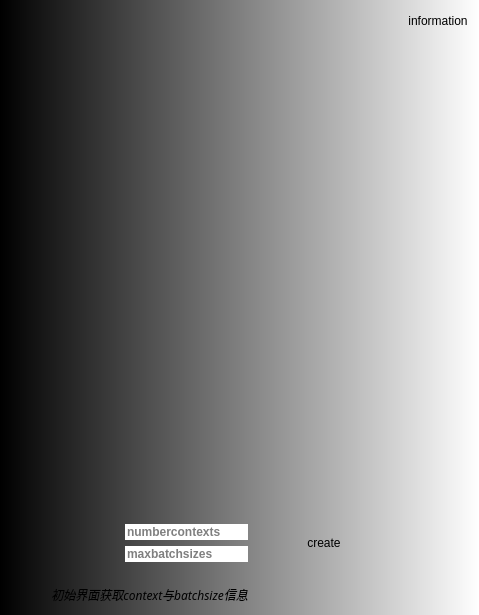
<?xml version="1.0" encoding="UTF-8"?>
<ui version="4.0">
 <class>Form</class>
 <widget class="QWidget" name="Form">
  <property name="geometry">
   <rect>
    <x>0</x>
    <y>0</y>
    <width>479</width>
    <height>615</height>
   </rect>
  </property>
  <property name="windowTitle">
   <string>Form</string>
  </property>
  <property name="styleSheet">
   <string notr="true">QWidget {
	background-color: qlineargradient(spread:pad, x1:0, y1:0, x2:1, y2:0, stop:0 rgba(0, 0, 0, 255), stop:1 rgba(255, 255, 255, 255));
}</string>
  </property>
  <layout class="QVBoxLayout" name="verticalLayout_2">
   <item>
    <widget class="QWidget" name="topwidget" native="true">
     <property name="layoutDirection">
      <enum>Qt::RightToLeft</enum>
     </property>
     <property name="styleSheet">
      <string notr="true">* {
    background: none;
    border: none;
    color: palette(text);
}</string>
     </property>
     <layout class="QVBoxLayout" name="verticalLayout_3">
      <property name="leftMargin">
       <number>0</number>
      </property>
      <property name="topMargin">
       <number>0</number>
      </property>
      <property name="rightMargin">
       <number>0</number>
      </property>
      <property name="bottomMargin">
       <number>0</number>
      </property>
      <item>
       <widget class="QWidget" name="widget" native="true">
        <property name="maximumSize">
         <size>
          <width>16777215</width>
          <height>136</height>
         </size>
        </property>
        <layout class="QHBoxLayout" name="horizontalLayout">
         <property name="leftMargin">
          <number>0</number>
         </property>
         <property name="topMargin">
          <number>0</number>
         </property>
         <property name="rightMargin">
          <number>0</number>
         </property>
         <property name="bottomMargin">
          <number>0</number>
         </property>
         <item>
          <widget class="QPushButton" name="informationbutton">
           <property name="text">
            <string>information</string>
           </property>
          </widget>
         </item>
         <item>
          <spacer name="horizontalSpacer_5">
           <property name="orientation">
            <enum>Qt::Horizontal</enum>
           </property>
           <property name="sizeHint" stdset="0">
            <size>
             <width>40</width>
             <height>20</height>
            </size>
           </property>
          </spacer>
         </item>
        </layout>
       </widget>
      </item>
      <item>
       <spacer name="verticalSpacer_2">
        <property name="orientation">
         <enum>Qt::Vertical</enum>
        </property>
        <property name="sizeType">
         <enum>QSizePolicy::Minimum</enum>
        </property>
        <property name="sizeHint" stdset="0">
         <size>
          <width>20</width>
          <height>20</height>
         </size>
        </property>
       </spacer>
      </item>
      <item>
       <widget class="QWidget" name="widget" native="true">
        <property name="sizePolicy">
         <sizepolicy hsizetype="Preferred" vsizetype="Expanding">
          <horstretch>0</horstretch>
          <verstretch>0</verstretch>
         </sizepolicy>
        </property>
        <layout class="QHBoxLayout" name="horizontalLayout_2">
         <property name="spacing">
          <number>0</number>
         </property>
         <property name="leftMargin">
          <number>0</number>
         </property>
         <property name="topMargin">
          <number>0</number>
         </property>
         <property name="rightMargin">
          <number>0</number>
         </property>
         <property name="bottomMargin">
          <number>0</number>
         </property>
         <item>
          <widget class="QLabel" name="versionlabel">
           <property name="sizePolicy">
            <sizepolicy hsizetype="Preferred" vsizetype="Preferred">
             <horstretch>0</horstretch>
             <verstretch>0</verstretch>
            </sizepolicy>
           </property>
           <property name="minimumSize">
            <size>
             <width>400</width>
             <height>400</height>
            </size>
           </property>
           <property name="styleSheet">
            <string notr="true">QLabel {

}</string>
           </property>
           <property name="text">
            <string/>
           </property>
           <property name="pixmap">
            <pixmap>9357-CuXJvW.jpg</pixmap>
           </property>
           <property name="scaledContents">
            <bool>true</bool>
           </property>
           <property name="wordWrap">
            <bool>true</bool>
           </property>
          </widget>
         </item>
        </layout>
       </widget>
      </item>
      <item>
       <spacer name="verticalSpacer">
        <property name="orientation">
         <enum>Qt::Vertical</enum>
        </property>
        <property name="sizeType">
         <enum>QSizePolicy::Minimum</enum>
        </property>
        <property name="sizeHint" stdset="0">
         <size>
          <width>20</width>
          <height>20</height>
         </size>
        </property>
       </spacer>
      </item>
      <item>
       <widget class="QWidget" name="widget_3" native="true">
        <property name="sizePolicy">
         <sizepolicy hsizetype="Minimum" vsizetype="Preferred">
          <horstretch>0</horstretch>
          <verstretch>0</verstretch>
         </sizepolicy>
        </property>
        <layout class="QHBoxLayout" name="horizontalLayout_4">
         <item>
          <spacer name="horizontalSpacer_6">
           <property name="orientation">
            <enum>Qt::Horizontal</enum>
           </property>
           <property name="sizeHint" stdset="0">
            <size>
             <width>40</width>
             <height>20</height>
            </size>
           </property>
          </spacer>
         </item>
         <item>
          <widget class="QFrame" name="frame_4">
           <layout class="QHBoxLayout" name="horizontalLayout_5">
            <item>
             <widget class="QToolButton" name="toolButton_2">
              <property name="sizePolicy">
               <sizepolicy hsizetype="Fixed" vsizetype="Fixed">
                <horstretch>0</horstretch>
                <verstretch>0</verstretch>
               </sizepolicy>
              </property>
              <property name="minimumSize">
               <size>
                <width>60</width>
                <height>0</height>
               </size>
              </property>
              <property name="text">
               <string>create</string>
              </property>
             </widget>
            </item>
            <item>
             <spacer name="horizontalSpacer_4">
              <property name="orientation">
               <enum>Qt::Horizontal</enum>
              </property>
              <property name="sizeHint" stdset="0">
               <size>
                <width>40</width>
                <height>20</height>
               </size>
              </property>
             </spacer>
            </item>
            <item>
             <layout class="QVBoxLayout" name="verticalLayout">
              <item>
               <widget class="QLineEdit" name="lineEdit">
                <property name="minimumSize">
                 <size>
                  <width>40</width>
                  <height>0</height>
                 </size>
                </property>
                <property name="font">
                 <font>
                  <weight>75</weight>
                  <italic>false</italic>
                  <bold>true</bold>
                 </font>
                </property>
                <property name="text">
                 <string/>
                </property>
                <property name="placeholderText">
                 <string>numbercontexts</string>
                </property>
               </widget>
              </item>
              <item>
               <widget class="QLineEdit" name="lineEdit_2">
                <property name="font">
                 <font>
                  <weight>75</weight>
                  <italic>false</italic>
                  <bold>true</bold>
                 </font>
                </property>
                <property name="text">
                 <string/>
                </property>
                <property name="placeholderText">
                 <string>maxbatchsizes</string>
                </property>
                <property name="cursorMoveStyle">
                 <enum>Qt::LogicalMoveStyle</enum>
                </property>
               </widget>
              </item>
             </layout>
            </item>
           </layout>
          </widget>
         </item>
         <item>
          <spacer name="horizontalSpacer_7">
           <property name="orientation">
            <enum>Qt::Horizontal</enum>
           </property>
           <property name="sizeHint" stdset="0">
            <size>
             <width>40</width>
             <height>20</height>
            </size>
           </property>
          </spacer>
         </item>
        </layout>
       </widget>
      </item>
      <item>
       <layout class="QHBoxLayout" name="horizontalLayout_3">
        <item>
         <widget class="QLabel" name="label">
          <property name="font">
           <font>
            <family>Ubuntu Mono</family>
            <italic>true</italic>
           </font>
          </property>
          <property name="toolTip">
           <string>&lt;html&gt;&lt;head/&gt;&lt;body&gt;&lt;p align=&quot;justify&quot;&gt;初始界面按要求填入信息&lt;/p&gt;&lt;/body&gt;&lt;/html&gt;</string>
          </property>
          <property name="whatsThis">
           <string>&lt;html&gt;&lt;head/&gt;&lt;body&gt;&lt;p align=&quot;justify&quot;&gt;&lt;br/&gt;&lt;/p&gt;&lt;/body&gt;&lt;/html&gt;</string>
          </property>
          <property name="styleSheet">
           <string notr="true"/>
          </property>
          <property name="text">
           <string>             初始界面获取context与batchsize信息</string>
          </property>
         </widget>
        </item>
       </layout>
      </item>
     </layout>
    </widget>
   </item>
  </layout>
 </widget>
 <resources/>
 <connections/>
</ui>
